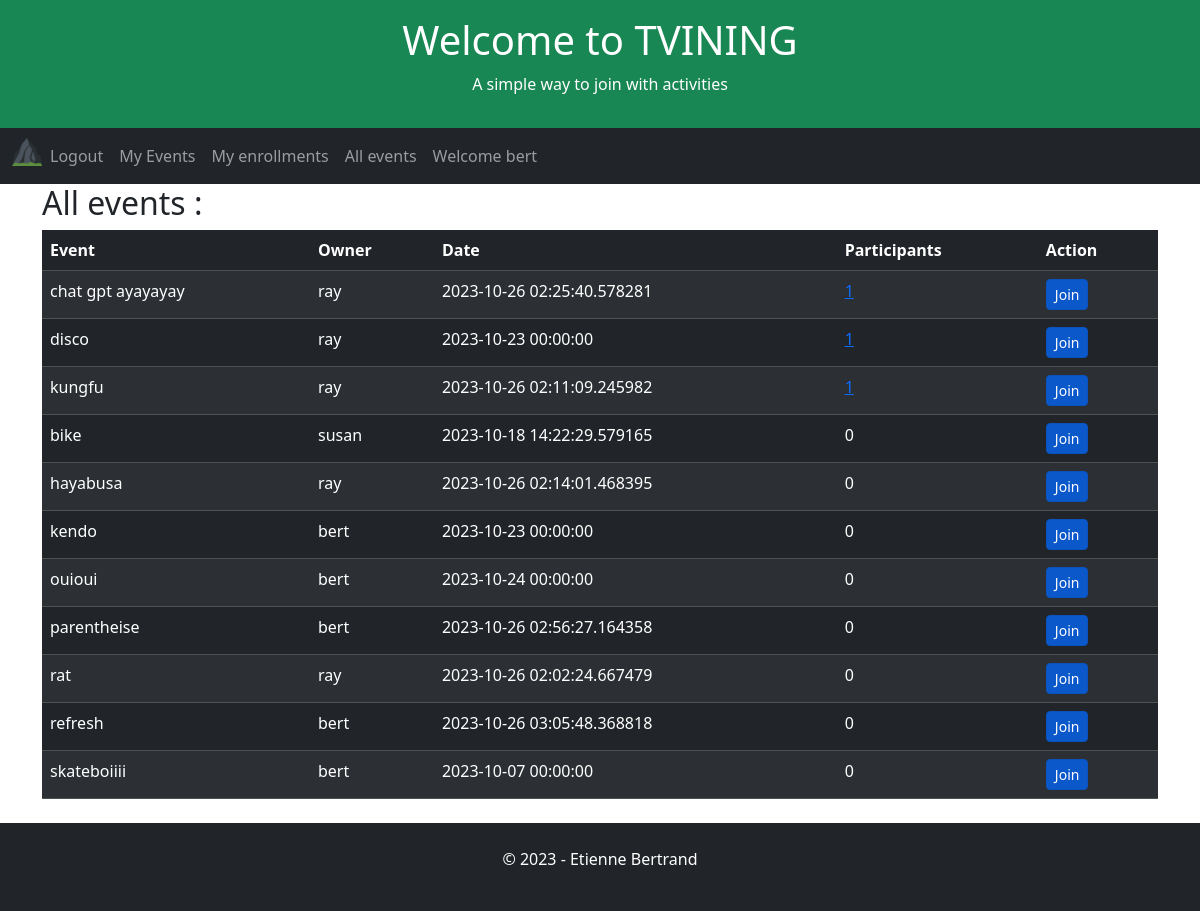
/all-events (signed in), run on the app's committed database.
### app/models.py (models this page shows, shortened)
class User(UserMixin, db.Model):
    id = db.Column(db.Integer, primary_key=True)
    username = db.Column(db.String(64), index=True, unique=True)
    email = db.Column(db.String(120), index=True, unique=True)
    password_hash = db.Column(db.String(128))

class Event(db.Model):
    id = db.Column(db.Integer, primary_key=True)
    user_id = db.Column(db.Integer, db.ForeignKey('user.id', name='fk_event_user'), nullable=False)
    title = db.Column(db.String(255), nullable=False)
    date = db.Column(db.DateTime, index=True, default=datetime.utcnow)

### app/routes.py (the view)
@app.route('/all-events', methods=['GET', 'POST', 'UPDATE'])
@login_required
def allEvents():
    global appName, appSlogan, appTitle, db
    allEvents = db.session.query(
        Event.user_id,
        Event.id,
        User.username.label("owner"),
        Event.date,
        Event.title,
        func.count(Enrollment.user_id).label('participants')
    ).outerjoin(User, Event.user_id == User.id
    ).outerjoin(Enrollment, Event.id == Enrollment.event_id
    ).group_by(
        Event.user_id,
        Event.date,
        Event.title
    ).order_by(
         func.count(Enrollment.user_id).label('participants').desc(),
         Event.title
    ).all()
    return render_template(
        'all-events.html',
        appName=appName,
        appTitle=appTitle,
        appSlogan=appSlogan,
        allEvents=allEvents
    )

### app/models.py (called while the page is built)
@login.user_loader
def load_user(id):
    return User.query.get(int(id))

### app/templates/all-events.html (shortened to what this page needs)
{% extends "home.html" %}
{% block content %}
    <h2>All events :</h2>
        <table class="table table-dark table-hover table-striped">
            <thead>
            <tr>
                <th>Event</th>
                <th>Owner</th>
                <th>Date</th>
                <th>Participants</th>
                <th>Action</th>
            </tr>
            </thead>
            <tbody>
                {% for event in allEvents %}
                    <tr>
                        <td>{{ event.title }}</td>
                        <td>{{ event.owner }}</td>
                        <td>{{ event.date }}</td>
                        {% if event.participants > 0 %}
                        <td><a href="{{ url_for('eventEnrollments') }}/{{event.id}}" aria-pressed="true">{{ event.participants }}</a></td>
                        {% else %}
                        <td>{{ event.participants }}</td>
                    {% endif %}
                        <td>
                            <form method="POST" action="{{ url_for('enrollment')}}">
                                <button type="submit" class="btn btn-primary btn-sm active" role="button" aria-pressed="true">Join</button>
                            </form>
                        </td>
                    </tr>
                {% endfor %}
            </tbody>
        </table>
{% endblock %}

### app/templates/home.html (shortened to what this page needs)
<!DOCTYPE html>
<html lang="en">
<head>
    <link href="https://cdn.jsdelivr.net/npm/bootstrap@5.3.2/dist/css/bootstrap.min.css" rel="stylesheet">
</head>
<body>
    <div class="p-3 bg-success text-white text-center">
    {% if appTitle %}
        <h1>{{ appTitle }}</h1>
        {% else %}
        <h1>hard coded appTitle xyz</h1>
    {% endif %}
    {% if appSlogan %}
        <p>{{ appSlogan }}</p>
        {% else %}
        <p>hard coded appSlogan xyz</p>
    {% endif %}
    </div>
    <nav class="navbar navbar-expand-lg bg-dark navbar-dark">
        <div class="container-fluid">
            <div class="collapse navbar-collapse" id="navbarNav">
            <ul class="navbar-nav">
                <li class="nav-item">
                    <a class="nav-brand" href="{{ url_for('index') }}">
                        <img src="{{ url_for('static', filename='/favicon_io/favicon-32x32.png') }}" width="30" height="30" alt="">
                    </a>
                </li>
                {% if current_user.is_anonymous %}
                <li class="nav-item">
                <a class="nav-link" href="{{ url_for('login') }}">Login</a>
                </li>
                <li class="nav-item">
                    <a class="nav-link" href="{{ url_for('register') }}">Subscribe</a>
                </li>
                {% else %}
                <li class="nav-item">
                    <a class="nav-link" href="{{ url_for('logout') }}">Logout</a>
                </li>
                <li class="nav-item">
                    <a class="nav-link" href="{{ url_for('userEvents') }}">My Events</a>
                </li>
                <li class="nav-item">
                    <a class="nav-link" href="{{ url_for('userEnrollments') }}">My enrollments</a>
                <li class="nav-item">
                    <a class="nav-link" href="{{ url_for('allEvents') }}">All events</a>
                </li>
                <li class="nav-item">
                    <a class="nav-link" href="{{ url_for('index') }}">Welcome {{ current_user.username }}</a>
                </li>
                {% endif %}
            </ul>
            </div>
        </div>
    </nav>
    <div class="container">
        {% block content %}{% endblock %}
    </div>
    <div class="mt-4 p-4 bg-dark text-white text-center">
    <p>© 2023 - Etienne Bertrand</p>
    </div>
</body>
</html>

### data on the page
User: username "bert"
Event: title "chat gpt ayayayay", owner "ray", date "2023-10-26 02:25:40.578281", participants "1"
Event: title "disco", owner "ray", date "2023-10-23 00:00:00", participants "1"
Event: title "kungfu", owner "ray", date "2023-10-26 02:11:09.245982", participants "1"
Event: title "bike", owner "susan", date "2023-10-18 14:22:29.579165", participants "0"
Event: title "hayabusa", owner "ray", date "2023-10-26 02:14:01.468395", participants "0"
Event: title "kendo", owner "bert", date "2023-10-23 00:00:00", participants "0"
Event: title "ouioui", owner "bert", date "2023-10-24 00:00:00", participants "0"
Event: title "parentheise", owner "bert", date "2023-10-26 02:56:27.164358", participants "0"
Event: title "rat", owner "ray", date "2023-10-26 02:02:24.667479", participants "0"
Event: title "refresh", owner "bert", date "2023-10-26 03:05:48.368818", participants "0"
Event: title "skateboiiii", owner "bert", date "2023-10-07 00:00:00", participants "0"

### other printed values
{{ appTitle }} "Welcome to TVINING"
{{ appSlogan }} "A simple way to join with activities"
